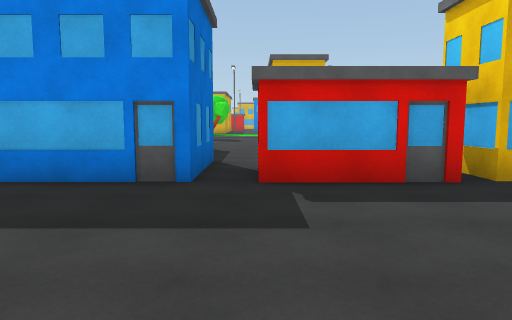
[1] (above)

24 first-person views from a walk through a scene from a Unity 3-D project. The camera is 1.5 m above the floor, tilts 6° down and sees 70° across. The floor is counted in squares, 2 m on a side. Each view is taken from the middle of a square. On the plan, view 1 faces up. The plan holds only what a view shows up to about 11 squares ahead; the rest is blank. The place goes on beyond the plan. The player character is not drawn.

[2]
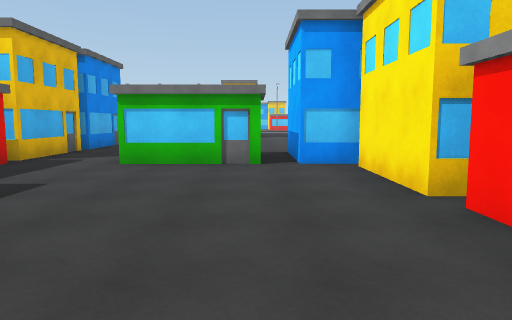

[3]
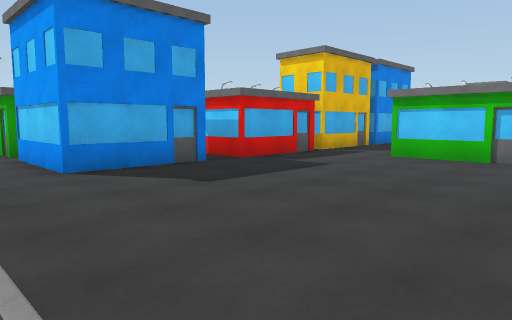

[4]
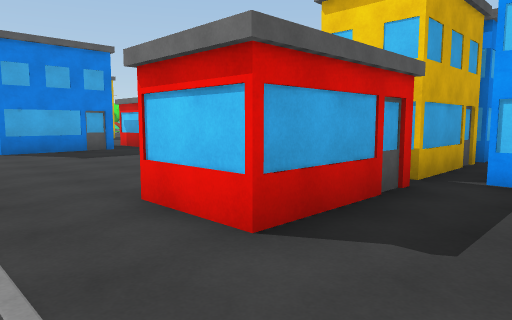

[5]
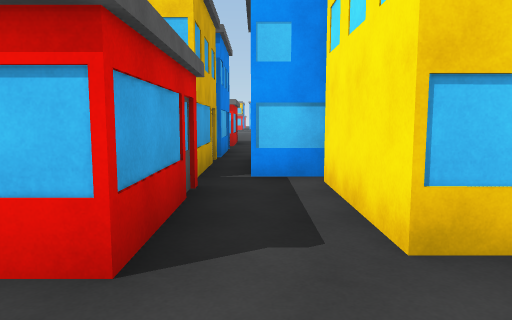

[6]
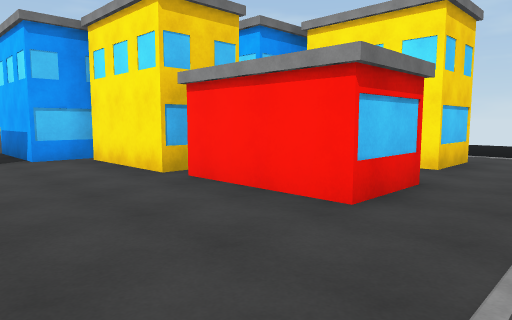

[7]
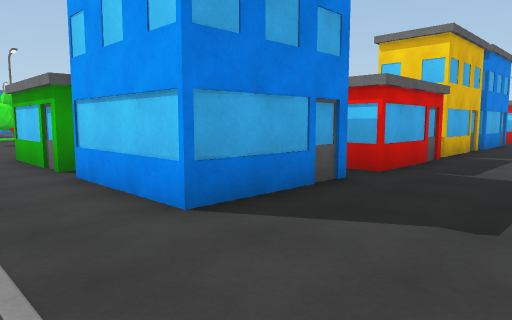

[8]
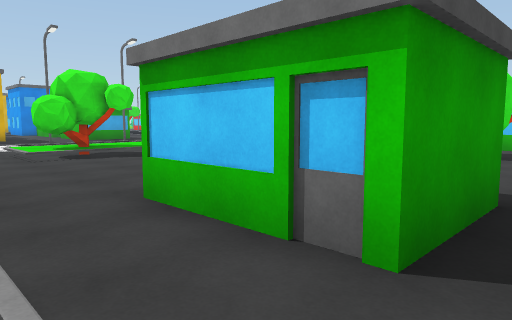

[9]
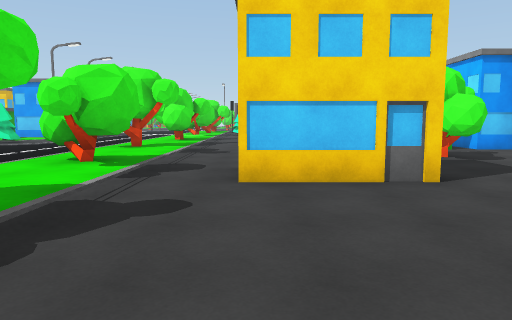

[10]
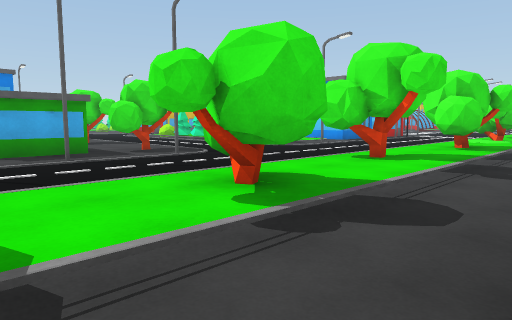

[11]
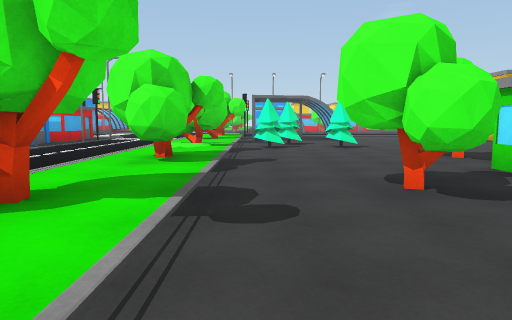

[12]
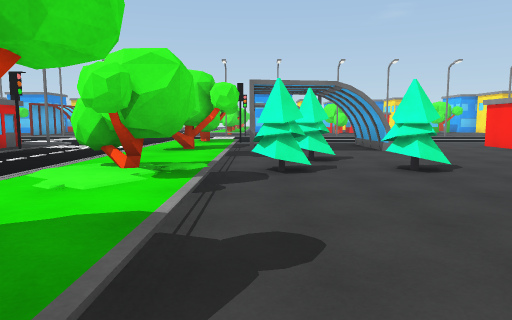

[13]
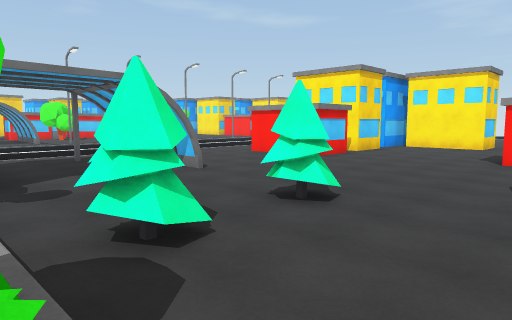

[14]
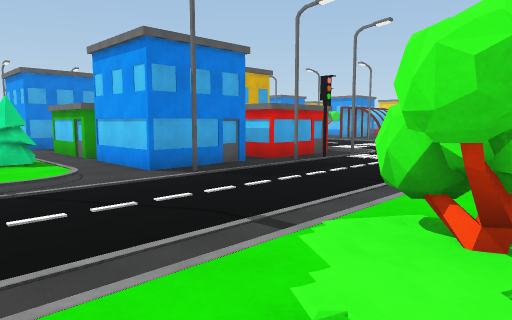

[15]
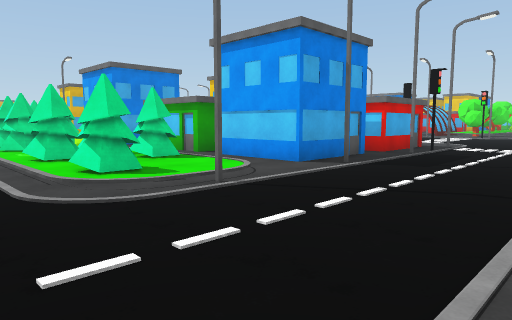

[16]
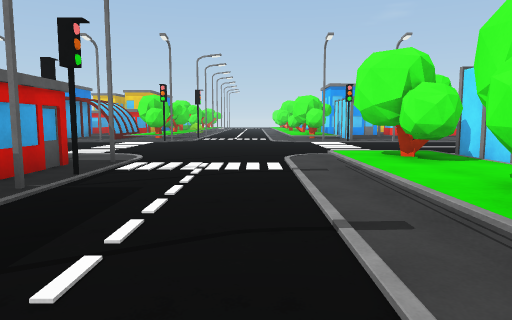

[17]
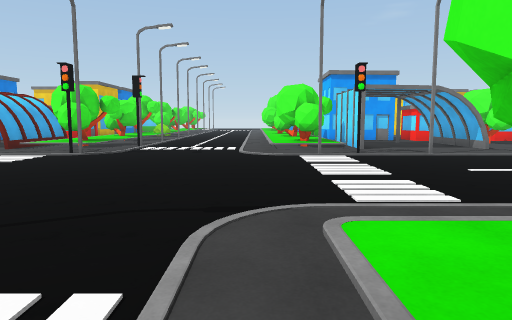

[18]
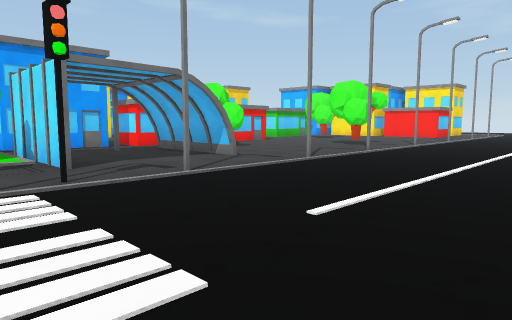

[19]
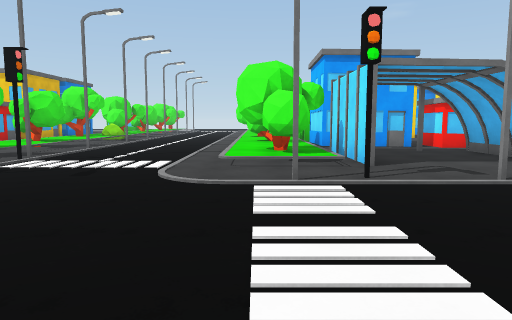

[20]
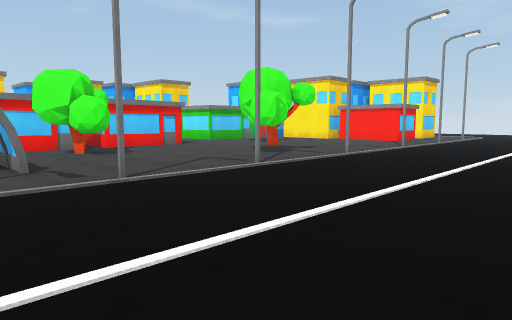

[21]
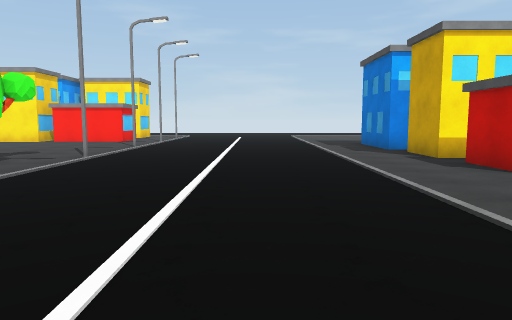

[22]
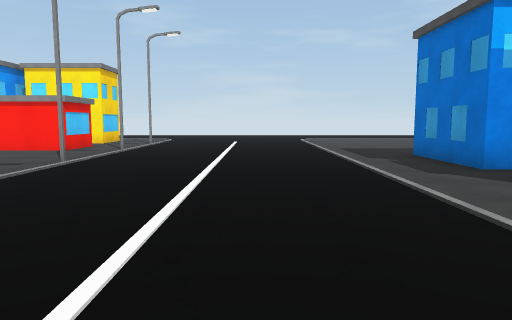

[23]
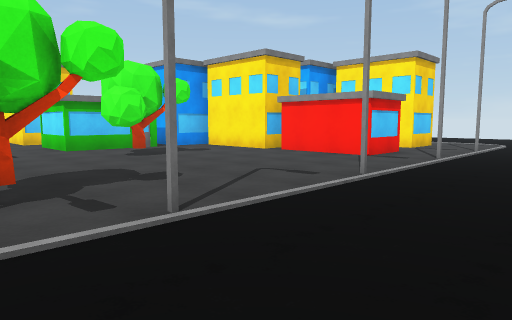

[24]
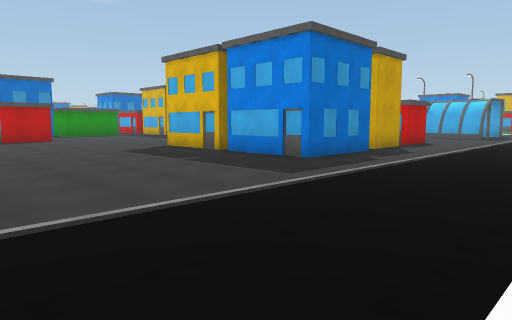

### Floor plan
Key: @ floor where view 1 was taken; # wall or solid block; x gap in a wall; . main floor; : floor 0.25 m higher than the main floor; / step, stairs or slope; B building; T tree; S shed; O other object.
Columns run from 5 left of view 1 to 31 right of it. Each row starts with its distance up from view 1.
 24              .T T.B             SSSS
 23         ..   .::TB#        .. ../T
 22       #BTT.  .T::B#  B     ...../TT:T
 21      ......  ./#/....##.#......#.x..#
 20      ................................
 19      ................................
 18      ................................
 17   ...................................
 16   :T:::T:TT::T:::T:TT::T/......./TT::
 15  .TT::TT::::TT::TT::T:TT  .....#/T#:O
 14  ................TT..SSSS ......SSSS.
 13  .....# ...........T...........#.....
 12  .....#  .TT......T.................B
 11  .....B    .......T..SSSS.......SSSS.
 10 ..# .....    #OO.......  ......#.....
  9 ..##....TT.#  .......... .........TTB
  8 ..B#.......B    .....................
  7 ..###.   ..#    ..... ##.......#....B
  6  .####BB  ###    ....# B........T...B
  5 ..B##B##BB#B##B  ..... .........T...
  4 .............    ....B #.......#.....
  3 ...........      ...   #...........T.
  2 ........#B             #............#
  1 ........#              #.......#.....
  0 .....@..# ...     #B##B#.............
 -1 ........###..    ..................##
 -2 ..###B#####     ................B  B
 -3 ..B#####B##B    .................
 -4 .....#  ....    ............. .#.
 -5 ..####              ......... ..B
 -6  .#                      .... ...

Positions as (right, up) in squares from view 1, and headings:
1: (0, 0), facing up
2: (-4, 0), facing right
3: (-5, -1), facing up-right
4: (-5, -5), facing up-right
5: (-5, -4), facing right
6: (-5, 1), facing down-right
7: (-5, 2), facing up-right
8: (-5, 7), facing up-right
9: (-4, 13), facing right
10: (-1, 13), facing up-right
11: (2, 14), facing right
12: (7, 14), facing right
13: (10, 15), facing down-right
14: (9, 15), facing up-right
15: (7, 17), facing up-right
16: (12, 18), facing right
17: (17, 17), facing right
18: (21, 16), facing down-right
19: (21, 16), facing right
20: (21, 12), facing down-right
21: (22, 12), facing down
22: (22, 8), facing down
23: (23, 6), facing down-right
24: (23, -6), facing up-left
